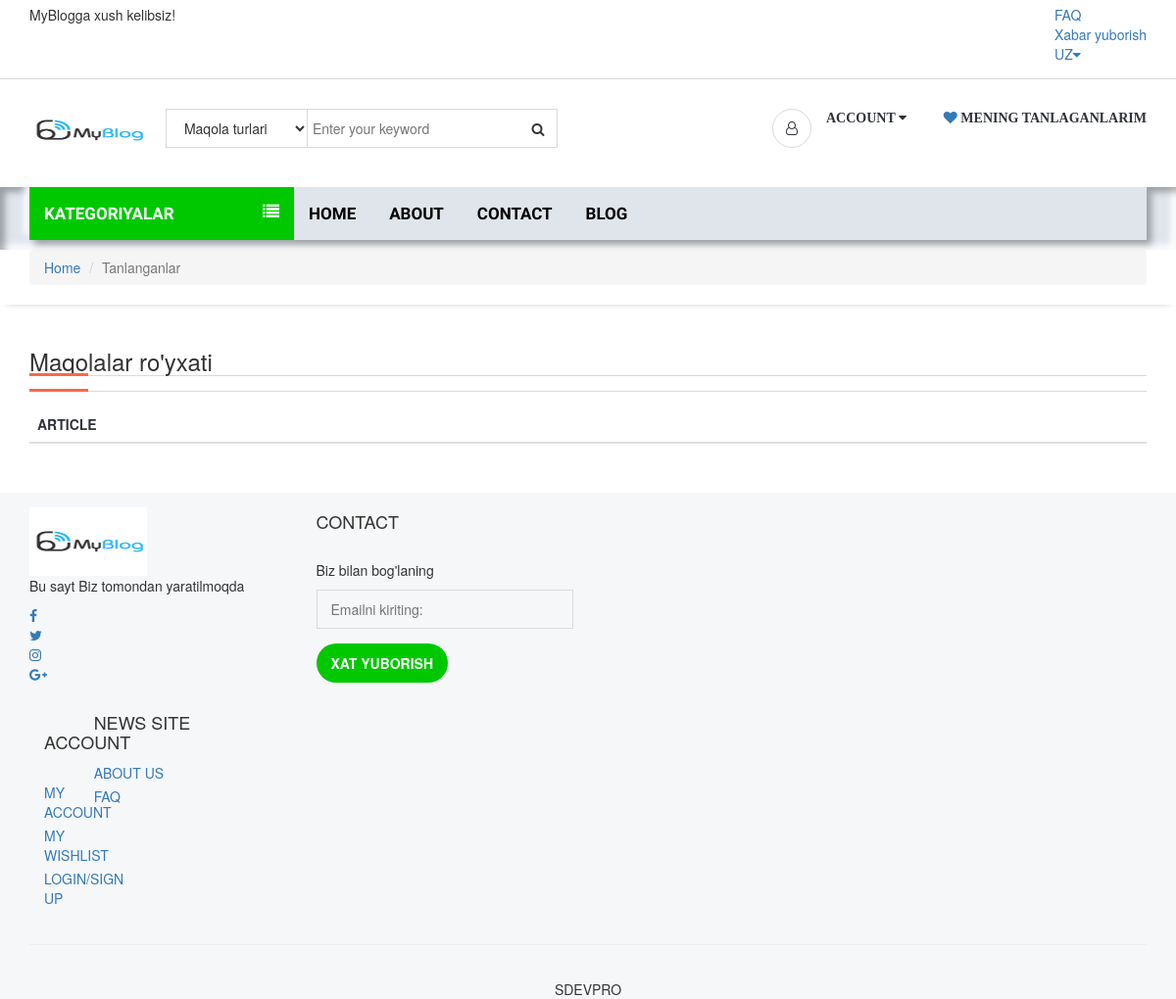
/favorite/ (signed in), run on an earlier commit of the app's database.
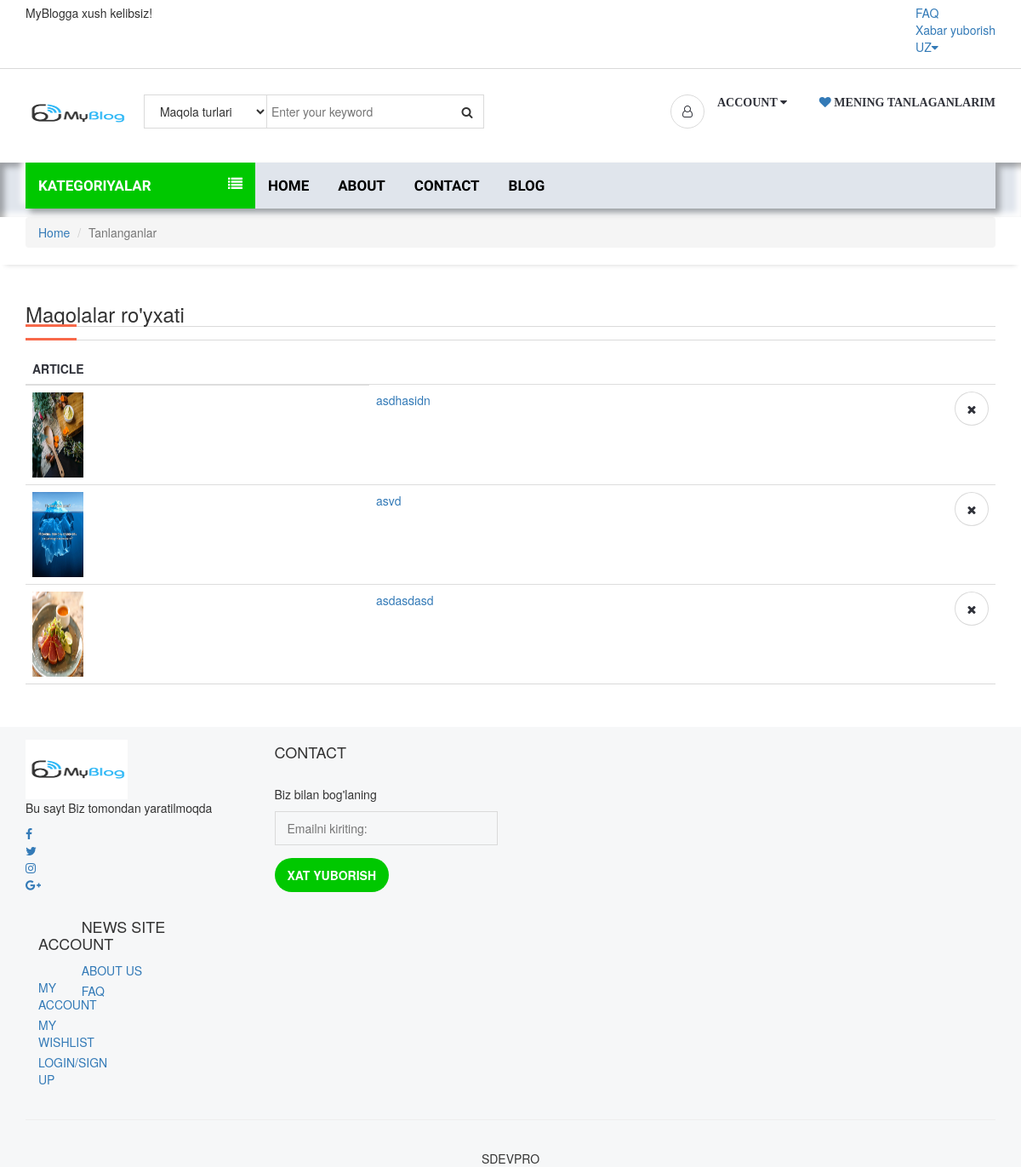
And on a later commit of the database.
### home/models.py (models this page shows, shortened)
class Favorite(models.Model):
    user = models.ForeignKey(User,on_delete=models.SET_NULL,null=True)
    article = models.ForeignKey(Article,on_delete=models.SET_NULL, null=True)

### post/models.py (models this page shows, shortened)
class Article(models.Model):
    category = models.ForeignKey(Category, on_delete=models.CASCADE)
    title = models.CharField(max_length=255)
    keywords = models.CharField(max_length=255)
    description = models.CharField(max_length=255)
    author = models.CharField(max_length=255)
    image = models.ImageField(upload_to='images/', blank=True)
    detail = RichTextUploadingField()
    slug = models.SlugField()
    create_at = models.DateTimeField(auto_now_add=True)
    update_at = models.DateTimeField(auto_now=True)
    def image_tag(self):
        return mark_safe('<img src="{}" height="50"/>').format(self.image.url)
    image_tag.short_description = 'Image'

### home/views.py (the view)
# urls.py: path('favorite/',views.favorite, name='favorite'),
def favorite(request):
    category = Category.objects.all()
    current_user = request.user
    favorite = Favorite.objects.filter(user_id=current_user.id)
    context = {
        'category':category,
        'favorite':favorite,
    }
    return render(request,'favorite.html',context)

### home/templates/favorite.html (shortened to what this page needs)
{% extends 'homebase.html' %}
{% load static %}
{% block sidebar %}{% include 'sidebar.html' %}{% endblock %}
{% block body %}
    <div id="breadcrumb">
        <div class="container">
            <ul class="breadcrumb">
                <li><a href="/">Home</a></li>
                <li class="active">Tanlanganlar</li>
            </ul>
        </div>
    </div>
    <div class="section">
        <div class="container">
            <div class="row">
                <div class="col-md-12">
                    <div class="order-summary clearfix">
                        <div class="section-title">
                            <h3 class="section-title">Maqolalar ro'yxati</h3>
                        </div>
                        <table class="shopping-cart-table table">
                            <thead>
                                <tr>
                                    <th>Article</th>
                                </tr>
                            </thead>
                            <tbody>
                            {% for rs in favorite %}
                                <tr>
                                    <td class="thumb"><img src="{{ rs.article.image.url }}" alt="" style="height: 100px"></td>
                                    <td class="detail">
                                        <a href="/post/{{ rs.id }}/{{ rs.slug }}">{{ rs.article.title }}</a>
                                    </td>
                                    <td class="text-right"><a href="/deletefav/{{ rs.id }}" onclick="return confirm('Delete!Are you sure?')" class="main-btn icon-btn"><i class="fa fa-close"></i></a></td>
                                </tr>
                            {% endfor %}
                            </tbody>
                        </table>
                    </div>
                </div>
            </div>
        </div>
    </div>
{% endblock %}
{% block footer %}{% include 'footer.html' %}{% endblock %}

### home/templates/homebase.html (shortened to what this page needs)
<!DOCTYPE html>
<html lang="en">
<head>
   {% load  static %}
    <link rel="stylesheet" type="text/css" href="{% static 'css/font-awesome.min.css' %}">
<link rel="stylesheet" type="text/css" href="{% static 'css/style.css' %}">
<link rel="stylesheet" type="text/css" href="{% static 'css/bootstrap.min.css' %}">
<link rel="stylesheet" type="text/css" href="{% static 'css/nouislider.min.css' %}">
<link rel="stylesheet" type="text/css" href="{% static 'css/slick-theme.css' %}">
<link rel="stylesheet" type="text/css" href="{% static 'css/slick.css' %}">
</head>
<body>
{% include 'header.html' %}
{% block sidebar%}{% endblock %}
{% block body%}{% endblock %}
{% block footer%}{% endblock %}
</body>
</html>

### home/templates/header.html (shortened to what this page needs)
{% load static %}
<header>
    <div id="top-header">
        <div class="container">
            <div class="pull-left">
                <span>MyBlogga xush kelibsiz!</span>
            </div>
            <div class="pull-right">
                <ul>
                    <li><a href="#">FAQ</a></li>
                    <li><a href="#">Xabar yuborish</a></li>
                    <li class="dropdown default-dropdown">
                        <a class="dropdown-toggle" data-toggle="dropdown" aria-expanded="true">UZ<i class="fa fa-caret-down"></i></a>
                    </li>
                </ul>
            </div>
        </div>
    </div>
    <div id="header">
        <div class="container">
            <div class="pull-left">
                <div class="header-logo">
                    <a class="logo" href="index.html">
                        <img src="{% static '0.png' %}" alt="">
                    </a>
                </div>
					<div class="header-search">
						<form action="/search/" method="post">
							<input id="query" name="query" class="input search-input" type="text" placeholder="Enter your keyword">
							<select name="catid" class="input search-categories">
								<option value="0">Maqola turlari</option>
							</select>
							<button class="search-btn"><i class="fa fa-search"></i></button>
						</form>
					</div>
				</div>
            <div class="pull-right">
                <ul class="header-btns">
                    <li class="header-account dropdown default-dropdown">
                        <div class="dropdown-toggle" role="button" data-toggle="dropdown" aria-expanded="true">
                            <div class="header-btns-icon">
                                <i class="fa fa-user-o"></i>
                            </div>
                            <strong class="text-uppercase">Account <i class="fa fa-caret-down"></i></strong>
                        </div>
                    </li>
                    <li class="header-cart dropdown default-dropdown">
                        <a href="/favorite/"><i class="fa fa-heart"></i></a>
                        <strong class="text-uppercase">Mening tanlaganlarim</strong>
                        <br>
                    </li>
                </ul>
            </div>
        </div>
    </div>
</header>

### home/templates/sidebar.html (shortened to what this page needs)
{% load static %}
<div id="navigation">
    <div class="container">
        <div id="responsive-nav">
            {% if page %}
            <div class="category-nav">
                {% else %}
                <div class="category-nav show-on-click">
                    {% endif %}
                <span class="category-header">Kategoriyalar <i class="fa fa-list"></i>    </span>
            </div>
            <div class="menu-nav">
                <ul class="menu-list">
                    <li><a href="/">Home</a></li>
                    <li><a href="/about">About</a></li>
                    <li><a href="/contact">Contact</a></li>
                    <li><a href="/blog">Blog</a></li>
                </ul>
            </div>
        </div>
    </div>
</div>

### home/templates/footer.html (shortened to what this page needs)
{% load static %}
<footer id="footer" class="section-grey">
    <div class="container">
        <div class="row">
            <div class="col-md-3 col-sm-6 col-xs-6">
              <div class="footer">
                  <div class="footer-logo">
                      <a class="logo" href="#">
                          <img src="{% static '0.png' %}" alt="">
                      </a>
                      <p>Bu sayt Biz tomondan yaratilmoqda</p>
                      <ul>
                          <li><a href="#"><i class="fa fa-facebook"></i></a></li>
                            <li><a href="#"><i class="fa fa-twitter"></i></a></li>
                        <li><a href="#"><i class="fa fa-instagram"></i></a></li>
                      <li><a href="#"><i class="fa fa-google-plus"></i></a></li>
                      </ul>
                  </div>
              </div>
                <div class="col-md-3 col-sm-6 col-xs-6">
                    <div class="footer">
                        <h3 class="footer-header">Account</h3>
                        <ul class="list-links">
                            <li><a href="#">My Account</a></li>
                             <li><a href="#">My Wishlist</a></li>
                             <li><a href="#">Login/Sign Up</a></li>
                        </ul>
                    </div>
                </div>
                <div class="footer">
                    <h3 class="footer-header">News site</h3>
                    <ul class="list-links">
                        <li><a href="#">About Us</a></li>
                        <li><a href="#">FAQ</a></li>
                    </ul>
                </div>
            </div>
            <div class="col-md-3 col-sm-6 col-xs-6">
                <div class="footer">
                    <h3 class="footer-header">Contact </h3>
                    <p>Biz bilan bog'laning</p>
                    <form>
                        <div class="form-group">
                            <input class="input"placeholder="Emailni kiriting:" type="text">
                        </div>
                        <button class="primary-btn">Xat yuborish</button>
                    </form>
                </div>
            </div>
        </div>
        <hr>
        <div class="row">
            <div class="col-md-8 col-md-offset-2 text-center">
                <div class="footer-copyright">
                    SDeVPro
                </div>
            </div>
        </div>
    </div>
</footer>

What changed in the data, as far as the page shows it:
added Favorite: article.image (picture), article "asdhasidn"
added Favorite: article.image (picture), article "asvd"
added Favorite: article.image (picture), article "asdasdasd"
